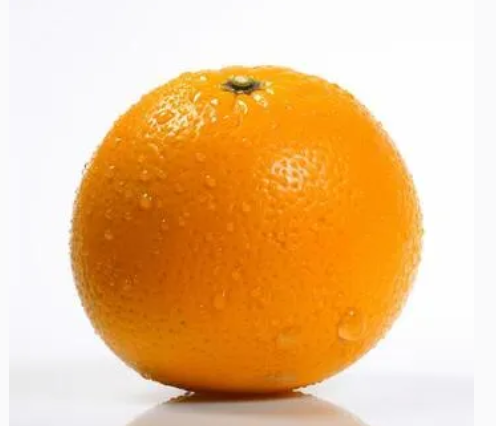
#> input picture TP1/naranja.jpg, 496 x 426 px, found by its file name
$ python 'ejercicio_21_Transformaciones y filtros copy.py'
#> lines starting #> are read from the running program, lines starting #| are printed output that depends on the picture
"""
21Transformaciones geométricas básicas

Sobre una misma foto aplicá: traslación de (60, -25)
píxeles, rotación de 45° respecto del centro, escalado
al 150 % y espejado horizontal y vertical. Guardá las cinco salidas.

Pistacv2.warpAffine con la matriz correspondiente,
y cv2.flip para el espejado.
"""


import cv2


ALFA = 1.4
RUTA="TP1/naranja.jpg"
BETA = 20

def traslacion(img, ancho, alto):
    matriz_traslacion = cv2.getRotationMatrix2D(
        (0, 0),
        0,
        1
    )
    matriz_traslacion[0, 2] = 60
    matriz_traslacion[1, 2] = -25

    traslacion = cv2.warpAffine(
        img,
        matriz_traslacion,
        (ancho, alto)
    )
    return traslacion

def rotacion(img, ancho, alto):
    centro = (ancho // 2, alto // 2)

    matriz_rotacion = cv2.getRotationMatrix2D(
        centro,
        45,
        1
    )

    rotacion = cv2.warpAffine(
        img,
        matriz_rotacion,
        (ancho, alto)
    )
    return rotacion

def escalado(img):
    escalado = cv2.resize(
        img,
        None, #tamaño final
        fx=1.5, #factor de escala horizontal
        fy=1.5 #factor de escala vertical
    )
    return escalado


def espejado_horizontal(img):
    espejado_horizontal = cv2.flip(img, 1)
    return espejado_horizontal

def espejado_vertical(img):
    espejado_vertical = cv2.flip(img, 0)
    return espejado_vertical

def main():
    img = cv2.imread(RUTA)
#> img is the input picture: shape (426, 496, 3); mean B, G, R 143.9, 193.7, 236.5
    alto, ancho = img.shape[:2]
#> alto = 426; ancho = 496

    traslacion_img= traslacion(img, ancho, alto)
#> in traslacion, `traslacion = cv2.warpAffine( img, matriz_traslacion, (ancho, alto) )`:
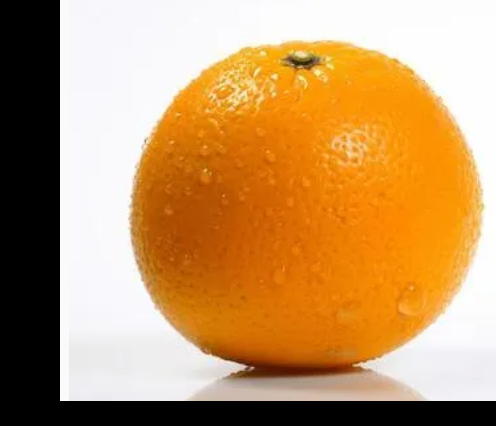
#> traslacion: shape (426, 496, 3); mean B, G, R 100.4, 150.4, 193.1
    rotacion_img= rotacion(img, ancho, alto)
#> in rotacion, `rotacion = cv2.warpAffine( img, matriz_rotacion, (ancho, alto) )`:
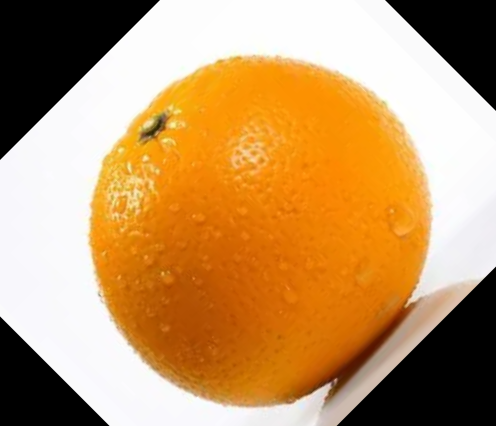
#> rotacion: shape (426, 496, 3); mean B, G, R 99.6, 149.8, 192.5
    escalado_img= escalado(img)
    espejado_horizontal_img = espejado_horizontal(img)
#> in espejado_horizontal, `espejado_horizontal = cv2.flip(img, 1)`:
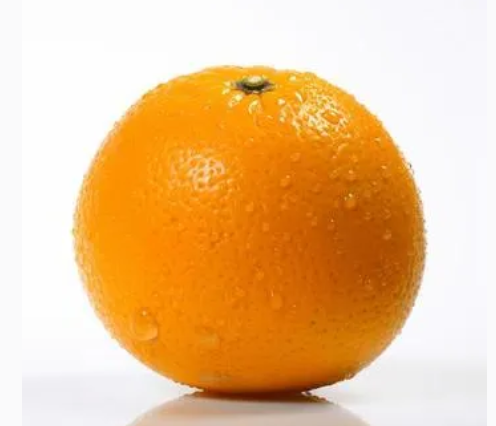
#> espejado_horizontal: shape (426, 496, 3); mean B, G, R 143.9, 193.7, 236.5
    espejado_vertical_img= espejado_vertical(img)
#> in espejado_vertical, `espejado_vertical = cv2.flip(img, 0)`:
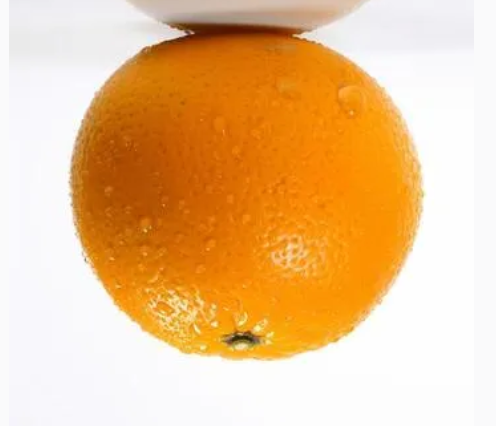
#> espejado_vertical: shape (426, 496, 3); mean B, G, R 143.9, 193.7, 236.5

    cv2.imwrite("traslacion.png", traslacion_img)
    cv2.imwrite("rotacion.png", rotacion_img)
    cv2.imwrite("escalado.png", escalado_img)
    cv2.imwrite("espejado_horizontal.png", espejado_horizontal_img)
    cv2.imwrite("espejado_vertical.png", espejado_vertical_img)

'''
A
'''

if __name__ == "__main__":
    main()

$ run again, with TP1/hoja_cuadriculada.png saved as TP1/naranja.jpg
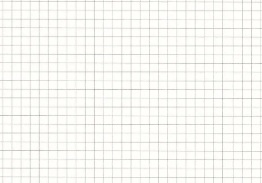
#> input picture TP1/hoja_cuadriculada.png, 262 x 183 px, found by its file name
#> in main, img is the input picture: shape (183, 262, 3); mean B, G, R 242.9, 247.2, 247.4
#> in traslacion, `traslacion = cv2.warpAffine( img, matriz_traslacion, (ancho, alto) )`:
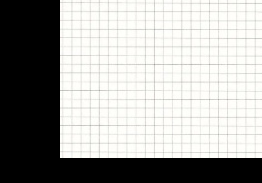
#> traslacion: shape (183, 262, 3); mean B, G, R 161.8, 164.6, 164.8
#> in espejado_vertical, `espejado_vertical = cv2.flip(img, 0)`:
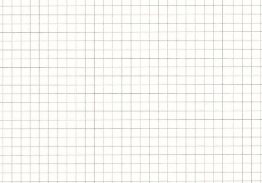
#> espejado_vertical: shape (183, 262, 3); mean B, G, R 242.9, 247.2, 247.4
